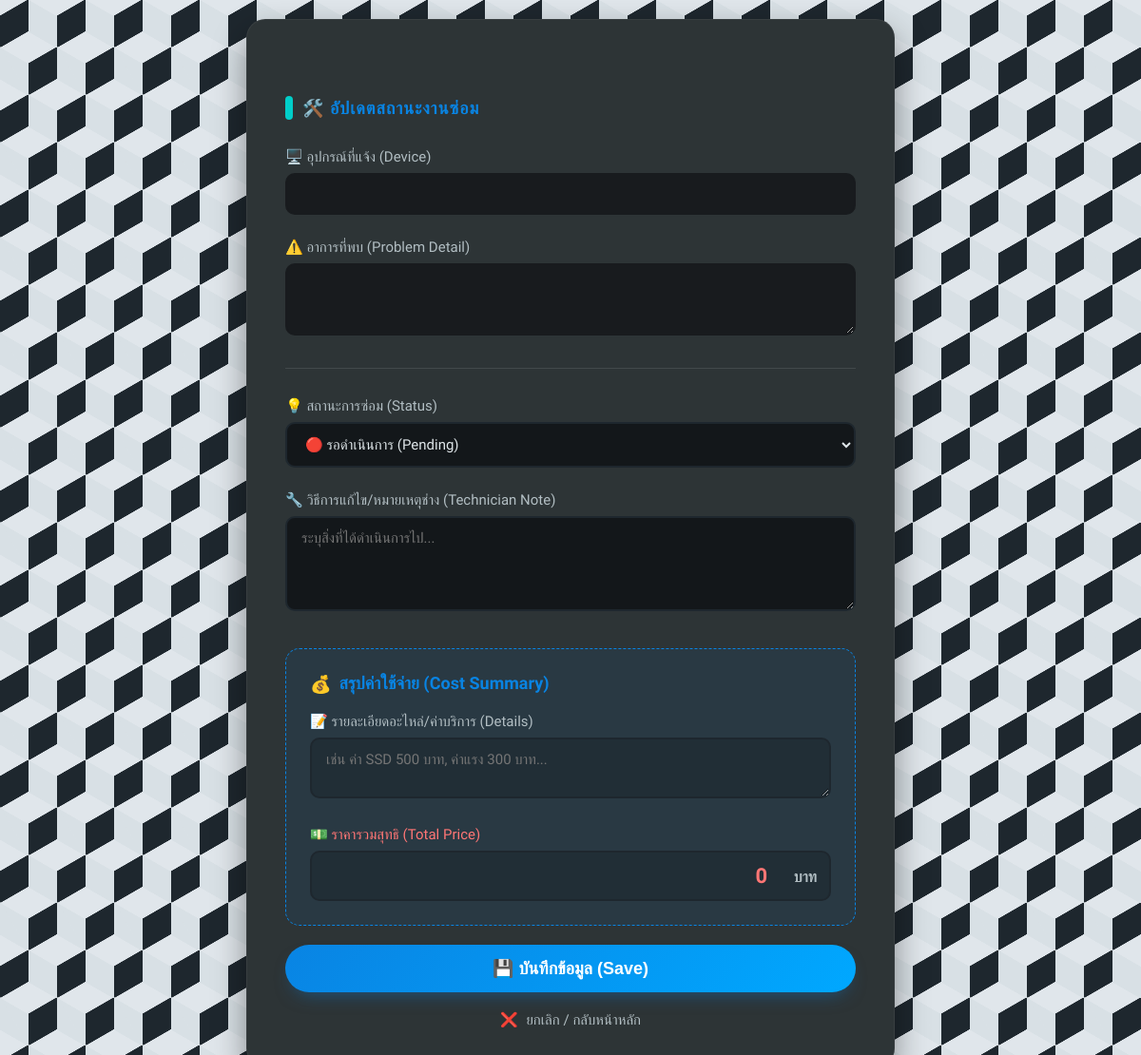
Before: /update/2 (signed in) with the older database file.
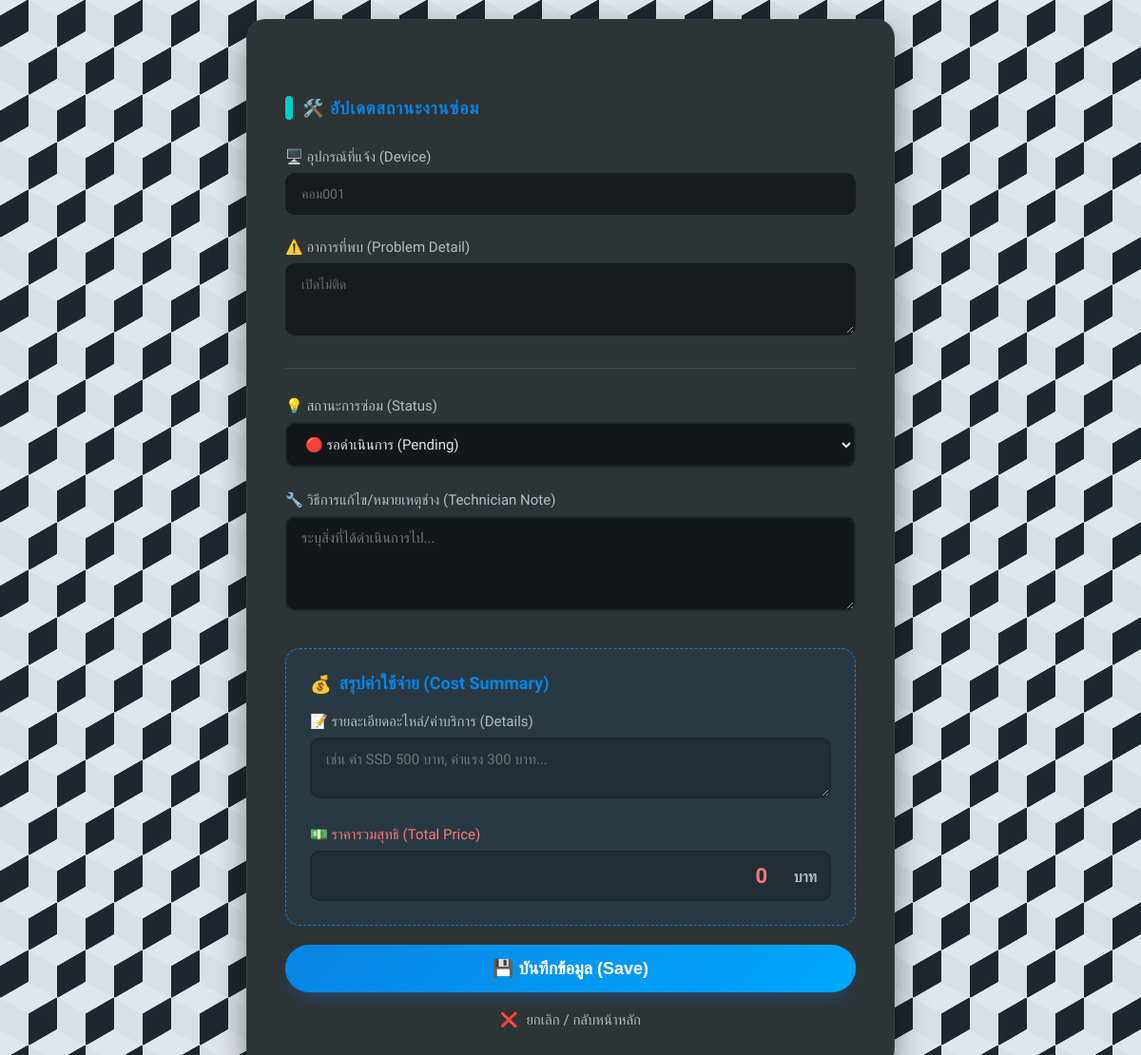
After: the same page with the newer database file.
### tables this page shows
CREATE TABLE repairs (
    repair_id INTEGER PRIMARY KEY AUTOINCREMENT,
    user_id INTEGER NOT NULL,
    device_name TEXT NOT NULL,
    problem_detail TEXT NOT NULL,
    location TEXT NOT NULL,
    status TEXT DEFAULT 'Pending',
    report_date TIMESTAMP DEFAULT CURRENT_TIMESTAMP,
    technician_note TEXT,
    spare_parts TEXT, 
    cost INTEGER DEFAULT 0,
    FOREIGN KEY (user_id) REFERENCES users (user_id)
);

### app.py (the view, shortened to what this page needs)
@app.route('/update/<int:repair_id>', methods=['GET', 'POST'])
def update_repair(repair_id):
    if session.get('role') != 'admin':
        return redirect(url_for('login'))
    conn = get_db_connection()
    repair = conn.execute('SELECT * FROM repairs WHERE repair_id = ?', (repair_id,)).fetchone()
    conn.close()
    return render_template('update_repair.html', repair=repair)

### app.py (called while the page is built)
def get_db_connection():
    conn = sqlite3.connect('maintenance.db')
    conn.row_factory = sqlite3.Row
    return conn

### templates/update_repair.html (shortened to what this page needs)
<!DOCTYPE html>
<html lang="th">
<head>
    <link rel="stylesheet" href="{{ url_for('static', filename='style.css') }}">
</head>
<body>
    <div class="update-container">
        <h2>🛠️ อัปเดตสถานะงานซ่อม</h2>
        <form method="POST">
            <div class="form-group">
                <label>🖥️ อุปกรณ์ที่แจ้ง (Device)</label>
                <input type="text" value="{{ repair['device_name'] }}" class="form-control readonly" readonly>
            </div>
            <div class="form-group">
                <label>⚠️ อาการที่พบ (Problem Detail)</label>
                <textarea rows="3" class="form-control readonly" readonly>{{ repair['problem_detail'] }}</textarea>
            </div>
            <hr class="divider">
            <div class="form-group">
                <label for="status">💡 สถานะการซ่อม (Status)</label>
                <select name="status" id="status" class="form-control" style="cursor: pointer;">
                    <option value="Pending" {% if repair['status'] == 'Pending' %}selected{% endif %}>🔴 รอดำเนินการ (Pending)</option>
                </select>
            </div>
            <div class="form-group">
                <label for="technician_note">🔧 วิธีการแก้ไข/หมายเหตุช่าง (Technician Note)</label>
                <textarea name="technician_note" id="technician_note" rows="4" class="form-control" placeholder="ระบุสิ่งที่ได้ดำเนินการไป...">{{ repair['technician_note'] or '' }}</textarea>
            </div>
            <div class="cost-section">
                <div class="cost-title">
                    💰 <span>สรุปค่าใช้จ่าย (Cost Summary)</span>
                </div>
                <div class="form-group">
                    <label for="spare_parts">📝 รายละเอียดอะไหล่/ค่าบริการ (Details)</label>
                    <textarea name="spare_parts" id="spare_parts" rows="2" class="form-control" placeholder="เช่น ค่า SSD 500 บาท, ค่าแรง 300 บาท..." style="background-color: rgba(0,0,0,0.2);">{{ repair['spare_parts'] or '' }}</textarea>
                </div>
                <div class="form-group" style="margin-bottom: 0;">
                    <label for="cost" style="color: var(--danger-color);">💵 ราคารวมสุทธิ (Total Price)</label>
                    <div class="price-input-group">
                        <input type="number" name="cost" id="cost" class="form-control price-input" placeholder="0" value="{{ repair['cost'] or 0 }}" min="0">
                        <span class="price-currency">บาท</span>
                    </div>
                </div>
            </div>
            <button type="submit" class="btn-submit">💾 บันทึกข้อมูล (Save)</button>
        </form>
        <a href="{{ url_for('dashboard') }}" class="btn-cancel">
            <span style="margin-right: 5px;">❌</span> ยกเลิก / กลับหน้าหลัก
        </a>
    </div>
</body>
</html>

Changed rows visible on the page:
added repairs: device_name "คอม001", problem_detail "เปิดไม่ติด", status "🔴 รอดำเนินการ (Pending)", cost "0"
Other visible differences:
form field status: "🔴 รอดำเนินการ (Pending)" → (not shown)
form field cost: "0" → (not shown)
